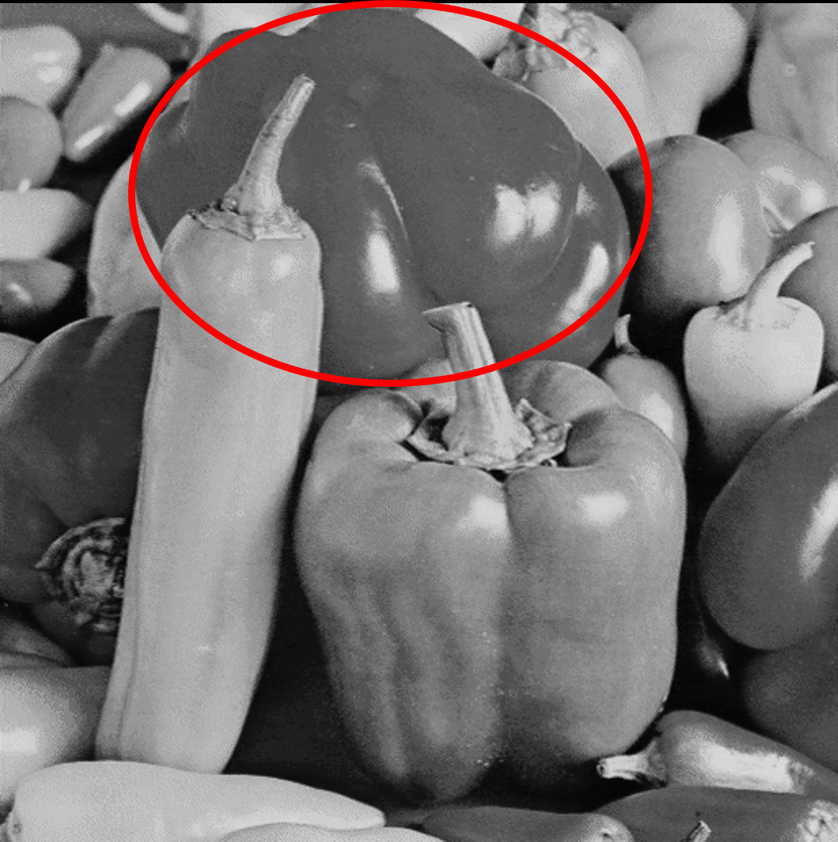
#> input picture LAB1/Test4.tif, 838 x 842 px, shrunk from 1066 x 1071 before the run
$ python LAB1.py
#> lines starting #> are read from the running program, lines starting #| are printed output that depends on the picture
import cv2
import numpy as np
from matplotlib import pyplot as plt


def ploting(img1, img2):
    img1 = cv2.cvtColor(img1, cv2.COLOR_BGR2RGB)
    img2 = cv2.cvtColor(img2, cv2.COLOR_BGR2RGB)

    plt.subplot(121), plt.imshow(img1), plt.title('Original')
    plt.subplot(122), plt.imshow(img2), plt.title('Modificada')
    plt.show()


def segmentation(img, select):
    img_bu = img.copy()
    if select == 0:
        img_bu = (((img > 15) & (img < 100)) * 255).astype("uint8")
    else:
        img_bu[(img_bu > 15) & (img_bu < 100)] = 255

    ploting(img, img_bu)


def gamma_law(img):

    gamma = 5
    c = 0.8
    img_1 = img / 255.0
    img_1 = c * cv2.pow(img_1, gamma)
    img_g = np.uint8(img_1 * 255)

    ploting(img, img_g)


def main():
    img = cv2.imread("Test4.tif")
#> img is the input picture: shape (842, 838, 3); mean B, G, R 114.7, 114.7, 118.3
    #img = cv2.imread("gr.jpg")
    #gamma_law(img)
    segmentation(img, 1)
#> in segmentation, `img_bu[(img_bu > 15) & (img_bu < 100)] = 255`:
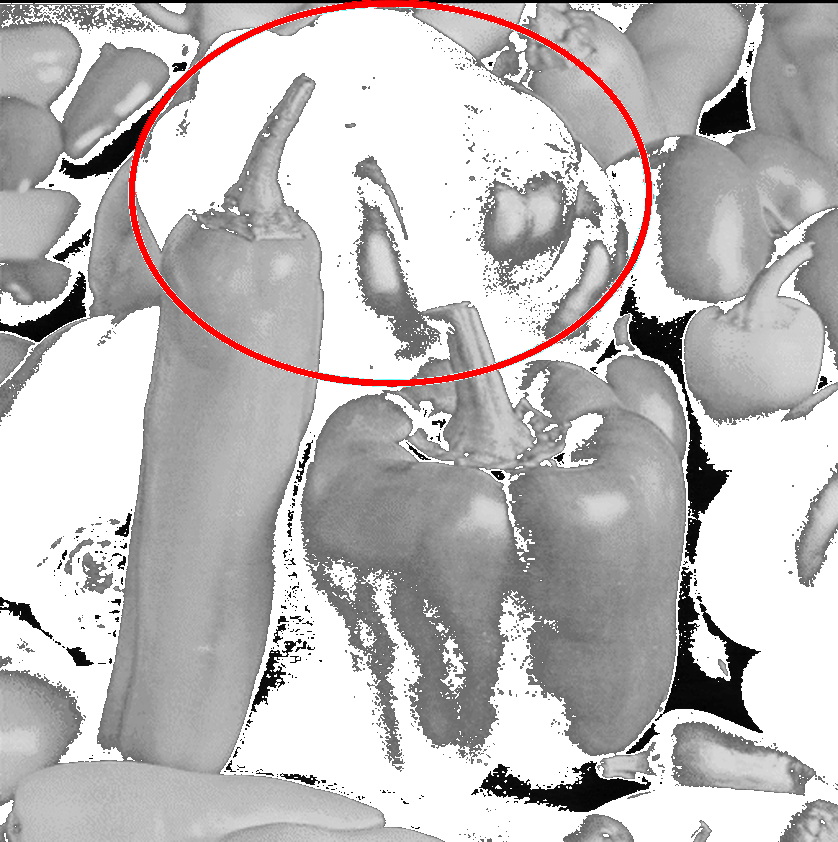
#> img_bu: shape (842, 838, 3); mean B, G, R 186.6, 186.6, 189.7
#> in ploting, `plt.show()`:
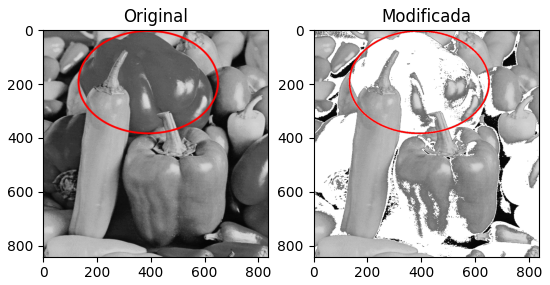
#> figure drawn by matplotlib, 2 panels


if __name__ == "__main__":
   main()

$ run again, with LAB1/gr.jpg saved as LAB1/Test4.tif
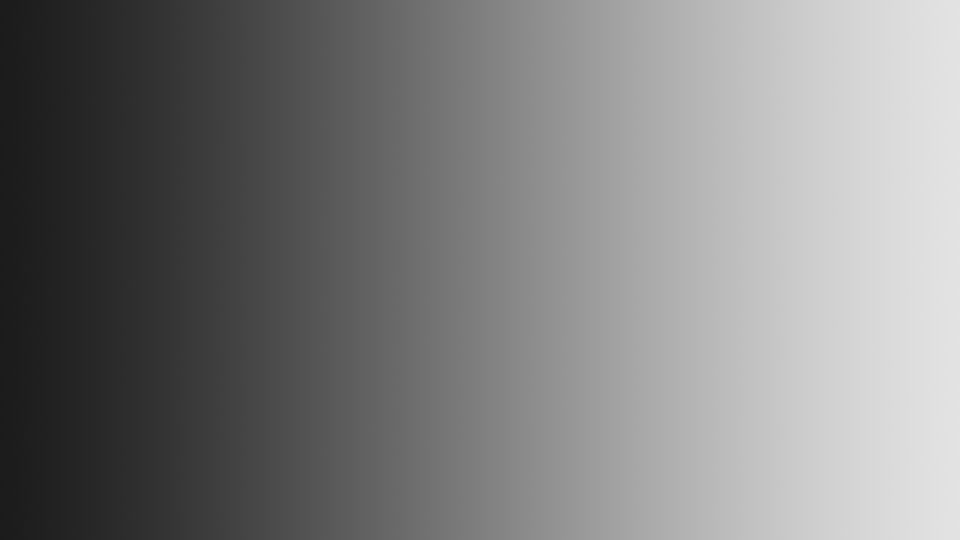
#> input picture LAB1/gr.jpg, 960 x 540 px
#> in main, img is the input picture: shape (540, 960, 3); min 27, max 227, mean 126.9
#> in segmentation, `img_bu[(img_bu > 15) & (img_bu < 100)] = 255`:
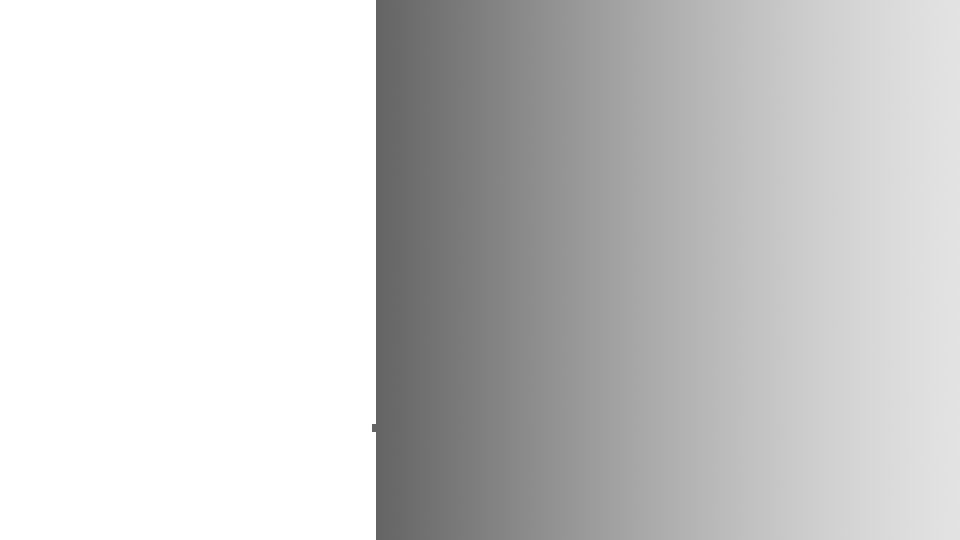
#> img_bu: shape (540, 960, 3); min 100, max 255, mean 203.7
#> in ploting, `plt.show()`:
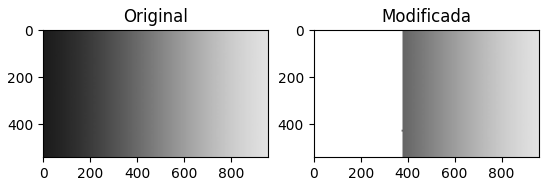
#> figure drawn by matplotlib, 2 panels
